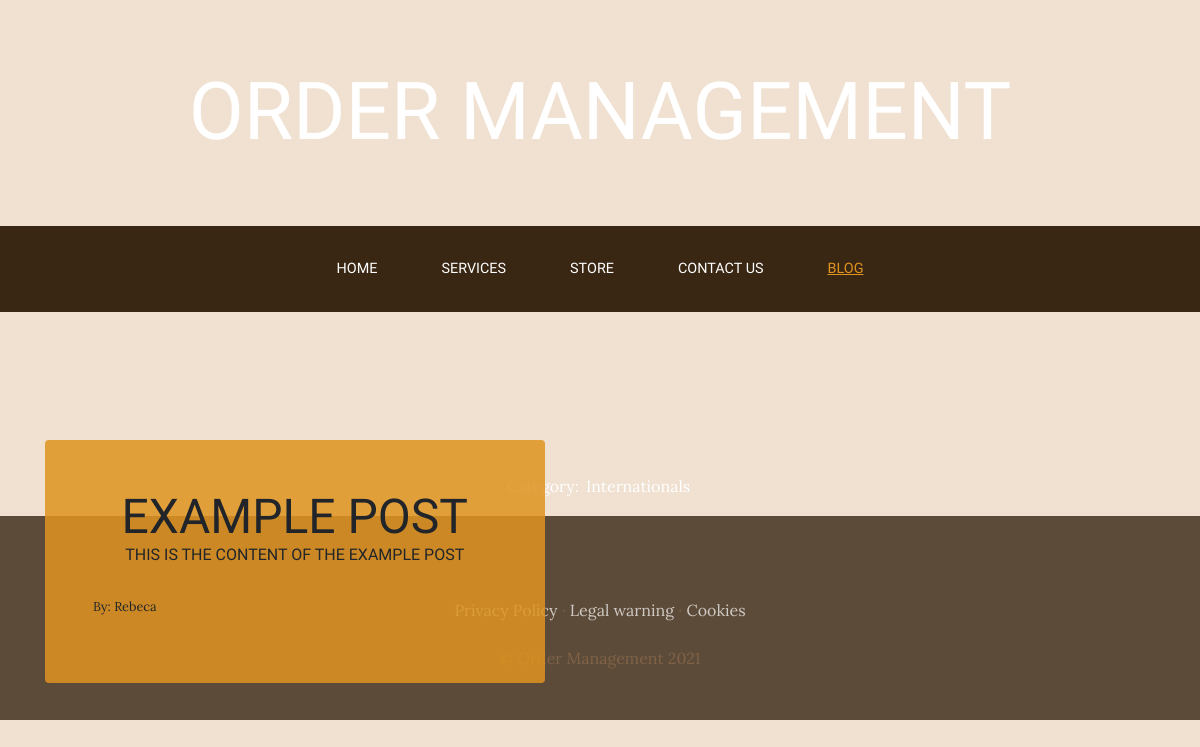
The app's page /blog/category/1/, older data.
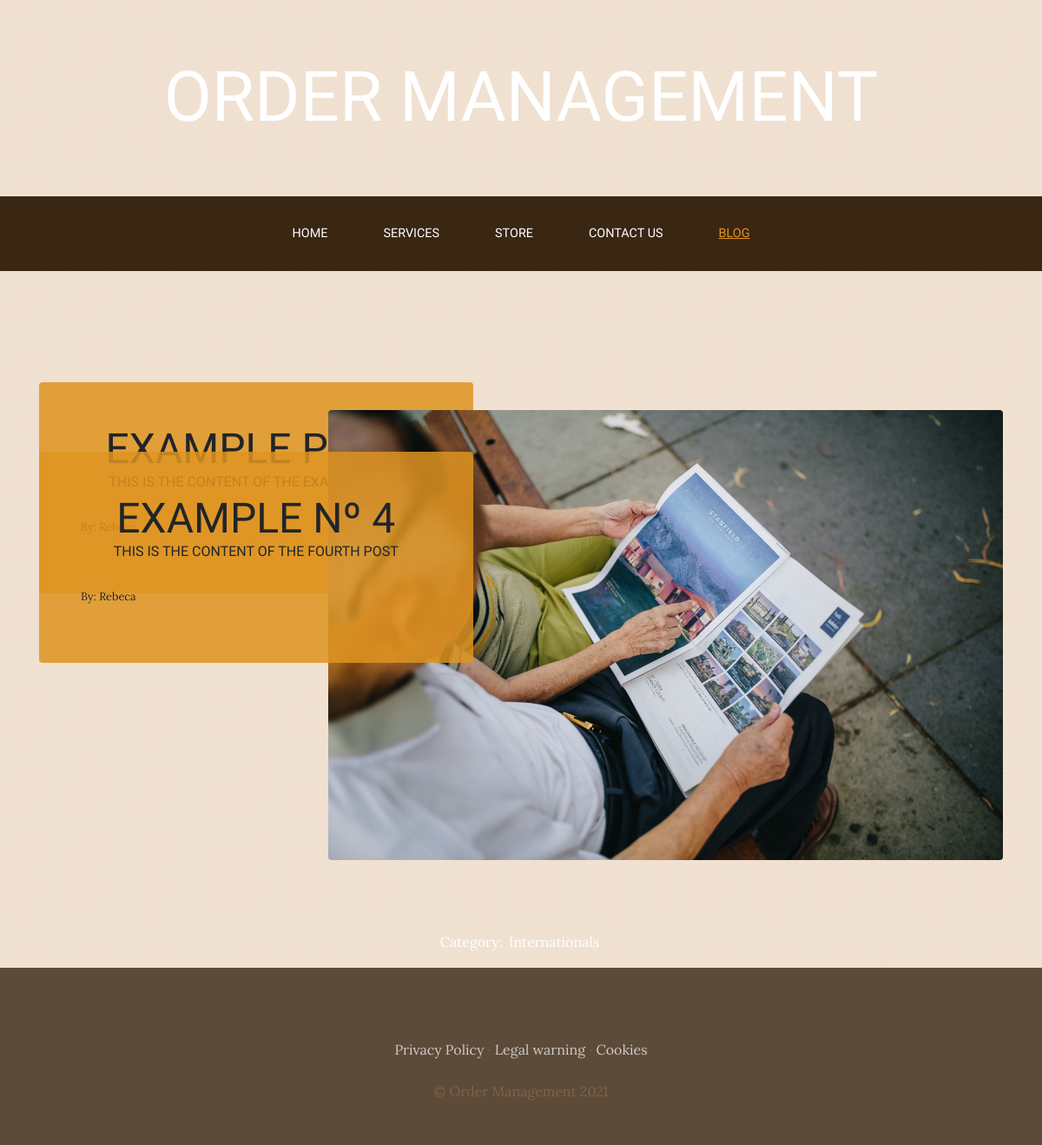
The same page, newer data.
### blogApp/models.py (models this page shows, shortened)
class Post(models.Model):
    title = models.CharField(max_length=50)
    content = models.CharField(max_length=1000)
    picture = models.ImageField(upload_to='blog', null=True, blank=True)
    author = models.ForeignKey(User, on_delete=models.CASCADE)
    categories = models.ManyToManyField(Categories)
    created = models.DateTimeField(auto_now_add=True)
    updated = models.DateTimeField(auto_now_add=True)
    class Meta:
        verbose_name = 'post'
        verbose_name_plural = 'posts'

### blogApp/views.py (the view)
# urls.py: path('category/<category_id>/', category, name='category')
def category(request, category_id):
    cat = Categories.objects.get(id=category_id)
    posts = Post.objects.filter(categories=cat)
    print(cat)
    return render(request,
                  'blog/categories.html',
                  {'categories': cat, 'posts': posts})

### blogApp/models.py (called while the page is built)
    def __str__(self):
        return self.name

### blogApp/templates/blog/categories.html (shortened to what this page needs)
<!DOCTYPE html>
<html lang="en">
<head>
</head>
{% extends 'webProject/base.html' %}
{% load static %}
{% block content %}
    {% for post in posts %}
         <section class="page-section clearfix">
            <div class="container">
              <div class="intro">
                <img class="intro-img img-fluid mb-3 mb-lg-0 rounded" src="{{ post.picture.url }}" alt="" style="float: right">
                <div class="intro-text left-0 text-center bg-faded p-5 rounded">
                  <h2 class="section-heading mb-4">
                    <span class="section-heading-lower">{{ post.title }}</span>
                    <span class="section-heading-upper">{{ post.content }}</span>
                  </h2>
                  <div style="text-align: left; font-size: 0.8em">
                      <p>By: {{ post.author| title }} </p>
                  </div>
                </div>
              </div>
            </div>
          </section>
    {% endfor %}
    <section>
        <div style="width: 75%; margin: auto">
            <p style="text-align: center; color: white">
                Category:
                        <a style="padding: 3px; color: white ">{{ categories.name }}</a>
            </p>
        </div>
    </section>
{% endblock %}

Row changes from the older to the newer data that the page shows:
added Post: picture (picture), title "EXAMPLE Nº 4", content "THIS IS THE CONTENT OF THE FOURTH POST", author "Rebeca"
